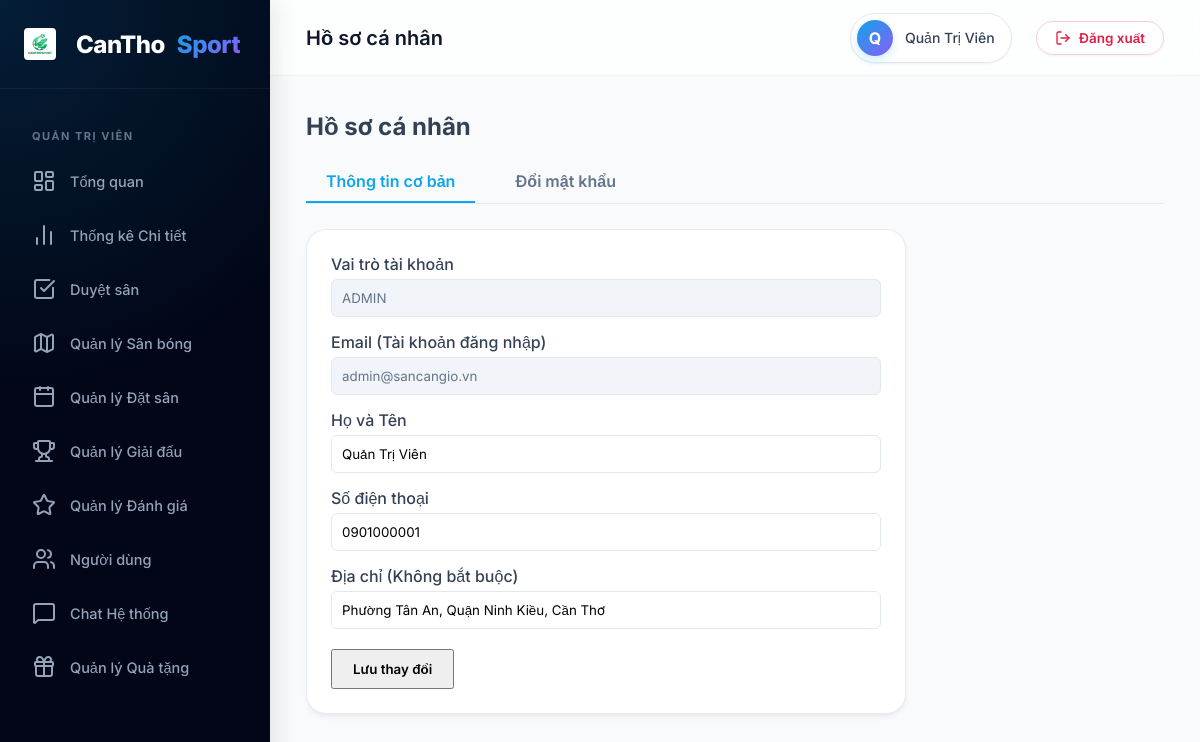
Screenshot of /admin/profile.php (signed in) with the database file from the repository.
### tables this page shows
CREATE TABLE `users` (
  `id`            INT(11)      NOT NULL AUTO_INCREMENT,
  `full_name`     VARCHAR(100) NOT NULL,
  `email`         VARCHAR(100) NOT NULL,
  `google_id`     VARCHAR(255) DEFAULT NULL,
  `facebook_id`   VARCHAR(255) DEFAULT NULL,
  `phone`         VARCHAR(15)  NOT NULL,
  `password_hash` VARCHAR(255) DEFAULT NULL,
  `role`          ENUM('customer','owner','admin') NOT NULL DEFAULT 'customer',
  `avatar`        VARCHAR(255) DEFAULT 'default-avatar.png',
  `address`       VARCHAR(255) DEFAULT NULL,
  `lat`           DECIMAL(10,8) DEFAULT NULL  COMMENT 'Vĩ độ địa chỉ nhà',
  `lng`           DECIMAL(11,8) DEFAULT NULL  COMMENT 'Kinh độ địa chỉ nhà',
  `is_active`     TINYINT(1)   NOT NULL DEFAULT 1,
  `email_verified` TINYINT(1)  NOT NULL DEFAULT 0,
  `points`         INT(11)      NOT NULL DEFAULT 0 COMMENT 'Điểm tích lũy tích được',
  `last_online`   DATETIME     DEFAULT NULL,
  `created_at`    TIMESTAMP    NOT NULL DEFAULT CURRENT_TIMESTAMP,
  `updated_at`    TIMESTAMP    NOT NULL DEFAULT CURRENT_TIMESTAMP ON UPDATE CURRENT_TIMESTAMP,
  PRIMARY KEY (`id`),
  UNIQUE KEY `uq_email` (`email`),
  UNIQUE KEY `uq_google_id` (`google_id`),
  UNIQUE KEY `uq_phone` (`phone`)
);

### admin/profile.php (called while the page is built, shortened)
<?php
require_once '../config/db.php';
include '../includes/dashboard_header.php';
include '../includes/dashboard_profile.php';
include '../includes/dashboard_footer.php';
?>

### includes/dashboard_profile.php (the view, shortened to what this page needs)
<?php
$user_id = $_SESSION['user_id'];
$tab = isset($_GET['tab']) ? $_GET['tab'] : 'info';
try {
    $user_stmt = $pdo->prepare("SELECT * FROM users WHERE id = :id");
    $user_stmt->execute(['id' => $user_id]);
    $user = $user_stmt->fetch();
} catch (PDOException $e) {
    die("Lỗi hệ thống: " . $e->getMessage());
}
?>
<div>
    <h2 style="margin-bottom: 20px;">Hồ sơ cá nhân</h2>
    <div style="display: flex; gap: 20px; border-bottom: 1px solid var(--border); margin-bottom: 25px;">
        <a href="?tab=info" style="padding: 10px 20px; text-decoration: none; font-weight: 600; color: <?php echo $tab=='info' ? 'var(--primary)' : 'var(--text-muted)'; ?>; border-bottom: 2px solid <?php echo $tab=='info' ? 'var(--primary)' : 'transparent'; ?>;">Thông tin cơ bản</a>
        <a href="?tab=password" style="padding: 10px 20px; text-decoration: none; font-weight: 600; color: <?php echo $tab=='password' ? 'var(--primary)' : 'var(--text-muted)'; ?>; border-bottom: 2px solid <?php echo $tab=='password' ? 'var(--primary)' : 'transparent'; ?>;">Đổi mật khẩu</a>
    </div>
    <?php if ($tab == 'info'): ?>
    <div class="card" style="max-width: 600px;">
        <div class="card-body">
            <form method="POST">
                <div style="margin-bottom: 15px;">
                    <label style="display: block; margin-bottom: 5px; font-weight: 500;">Vai trò tài khoản</label>
                    <input type="text" value="<?php echo strtoupper($user['role']); ?>" disabled style="width: 100%; padding: 10px; border: 1px solid var(--border); border-radius: 6px; background: #f1f5f9; color: var(--text-muted);">
                </div>
                <div style="margin-bottom: 15px;">
                    <label style="display: block; margin-bottom: 5px; font-weight: 500;">Email (Tài khoản đăng nhập)</label>
                    <input type="email" value="<?php echo htmlspecialchars($user['email']); ?>" disabled style="width: 100%; padding: 10px; border: 1px solid var(--border); border-radius: 6px; background: #f1f5f9; color: var(--text-muted);">
                </div>
                <div style="margin-bottom: 15px;">
                    <label style="display: block; margin-bottom: 5px; font-weight: 500;">Họ và Tên</label>
                    <input type="text" name="full_name" value="<?php echo htmlspecialchars($user['full_name']); ?>" required style="width: 100%; padding: 10px; border: 1px solid var(--border); border-radius: 6px;">
                </div>
                <div style="margin-bottom: 15px;">
                    <label style="display: block; margin-bottom: 5px; font-weight: 500;">Số điện thoại</label>
                    <input type="text" name="phone" value="<?php echo htmlspecialchars($user['phone']); ?>" required style="width: 100%; padding: 10px; border: 1px solid var(--border); border-radius: 6px;">
                </div>
                <div style="margin-bottom: 20px;">
                    <label style="display: block; margin-bottom: 5px; font-weight: 500;">Địa chỉ (Không bắt buộc)</label>
                    <input type="text" name="address" value="<?php echo htmlspecialchars($user['address'] ?? ''); ?>" style="width: 100%; padding: 10px; border: 1px solid var(--border); border-radius: 6px;">
                </div>
                <button type="submit" class="btn btn-primary" style="padding: 10px 20px; font-weight: 600;">Lưu thay đổi</button>
            </form>
        </div>
    </div>
    <?php endif; ?>
</div>

### includes/dashboard_header.php (style rules this page uses)
:root { --primary: #0ea5e9; --primary-dark: #0284c7; --primary-light: rgba(14, 165, 233, 0.1); --accent: #8b5cf6; --success: #10b981; --warning: #f59e0b; --danger: #ef4444; --dark: #0f172a; --sidebar-bg: #020617; --light: #f8fafc; --border: #e2e8f0; --text: #334155; --text-muted: #64748b; --shadow-sm: 0 1px 2px 0 rgb(0 0 0 / 0.05); --shadow: 0 4px 6px -1px rgb(0 0 0 / 0.05), 0 2px 4px -2px rgb(0 0 0 / 0.05); --shadow-md: 0 10px 15px -3px rgb(0 0 0 / 0.05), 0 4px 6px -4px rgb(0 0 0 / 0.05); --shadow-float: 0 20px 25px -5px rgb(0 0 0 / 0.1), 0 8px 10px -6px rgb(0 0 0 / 0.1); --transition-smooth: all 0.4s cubic-bezier(0.4, 0, 0.2, 1); --transition-fast: all 0.2s cubic-bezier(0.4, 0, 0.2, 1); }
* { margin: 0; padding: 0; box-sizing: border-box; font-family: 'Inter', sans-serif; scroll-behavior: smooth; }
body { background-color: var(--light); color: var(--text); display: flex; min-height: 100vh; -webkit-font-smoothing: antialiased; }
.card, .dash-card { background: white; border-radius: 20px; box-shadow: var(--shadow); border: 1px solid rgba(226,232,240,0.8); transition: var(--transition-smooth); overflow: hidden; }
.card-body, .dash-card-body { padding: 24px; }

### rows the page displays
users: role "ADMIN", email "admin@sancangio.vn", full_name "Quản Trị Viên", phone "0901000001", address "Phường Tân An, Quận Ninh Kiều, Cần Thơ"

### other values shown
$page_title "Hồ sơ cá nhân"
substr($_SESSION['user_full_name'] ?? 'U', 0, 1) "Q"
$_SESSION['user_full_name'] "Quản Trị Viên"
